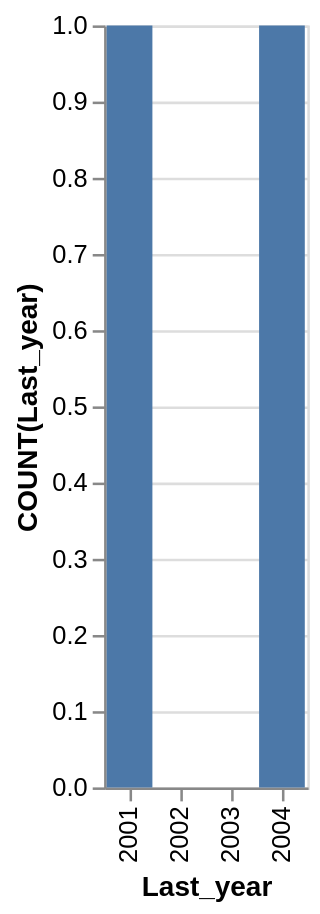

Here is the Vega-Lite specification saved for this chart:
### Vega-Lite specification from a JSON file in a GitHub repository (floating-point values rounded to 4 significant figures)
{"data": {"values": [{"x_data": "2001", "y_data": 1}, {"x_data": "2002", "y_data": 0}, {"x_data": "2003", "y_data": 0}, {"x_data": "2004", "y_data": 1}]}, "mark": "bar", "encoding": {"x": {"field": "x_data", "type": "nominal", "title": "Last_year", "sort": "ascending"}, "y": {"field": "y_data", "type": "quantitative", "title": "COUNT(Last_year)"}}}
